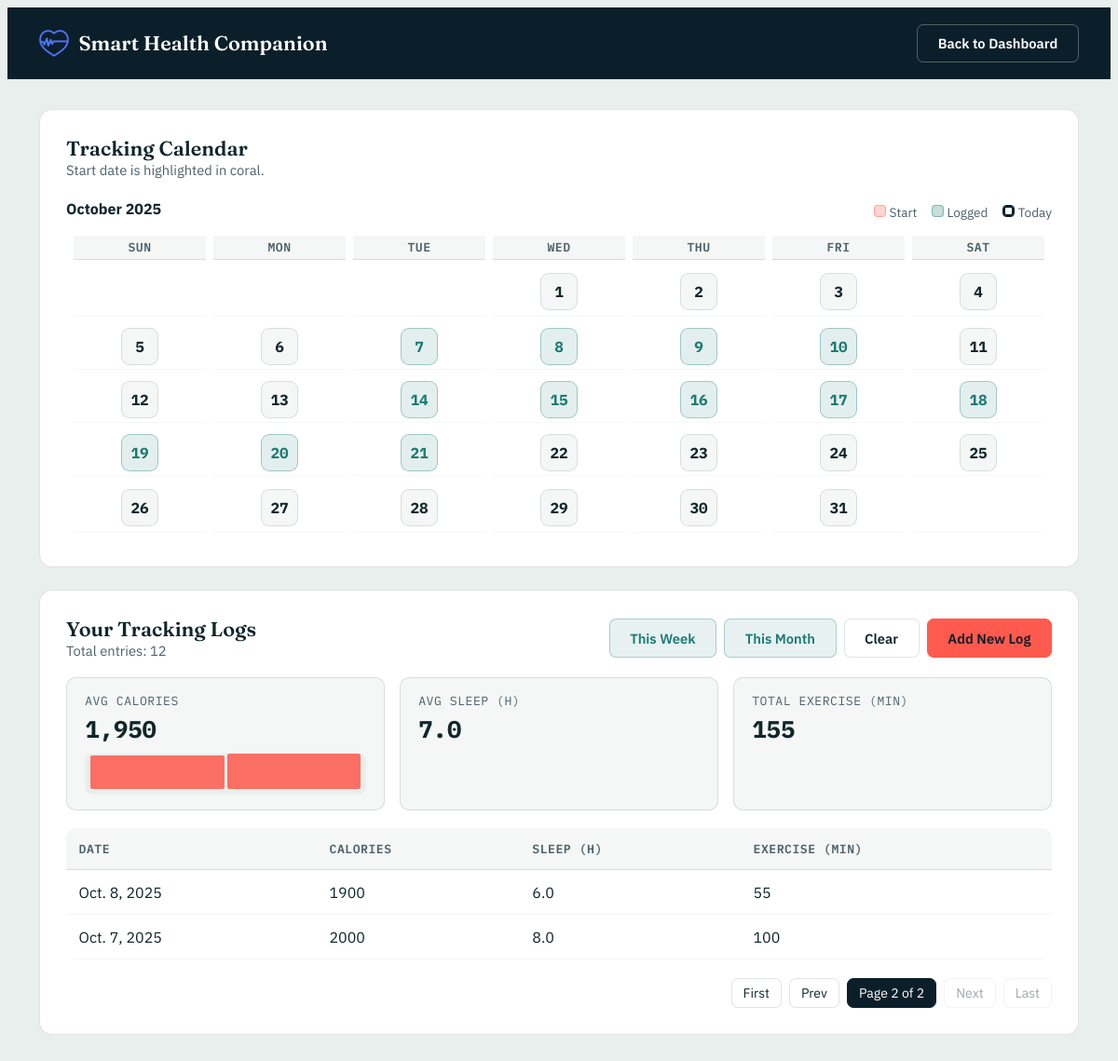
/logs/?page=2 (signed in), run on the app's committed database.
### mainapp/models.py (models this page shows, shortened)
class DailyLog(models.Model):
    user = models.ForeignKey(User, on_delete=models.CASCADE, related_name='daily_logs')
    date = models.DateField()
    calories = models.IntegerField(default=0)
    sleep_hours = models.DecimalField(max_digits=4, decimal_places=1, default=0)
    exercise_minutes = models.IntegerField(default=0)
    is_ai_estimated = models.BooleanField(default=False, help_text='Whether calories were estimated by AI food recognition')
    class Meta:
        ordering = ['-date']
        unique_together = ('user', 'date')

### mainapp/views.py (the view)
# urls.py: path("logs/", views.logs_view, name="logs"),
@login_required
def logs_view(request):
    logs_qs = DailyLog.objects.filter(user=request.user).order_by('-date')
    paginator = Paginator(logs_qs, 10)
    page_number = request.GET.get('page')
    page_obj = paginator.get_page(page_number)
    profile = getattr(request.user, 'profile', None)
    start_date = getattr(profile, 'start_tracking_date', None) if profile else None
    base_date = start_date or dt_date.today()
    cal = calendar.Calendar(firstweekday=6)  # 6 = Sunday
    month_days = cal.monthdayscalendar(base_date.year, base_date.month)
    logged_days_set = set(
        DailyLog.objects.filter(
            user=request.user,
            date__year=base_date.year,
            date__month=base_date.month,
        ).values_list('date__day', flat=True)
    )
    month_weeks = []
    today = dt_date.today()
    for week in month_days:
        week_cells = []
        for day in week:
            is_blank = day == 0
            is_today = (not is_blank and today.year == base_date.year and today.month == base_date.month and today.day == day)
            cell = {
                'num': day,
                'is_blank': is_blank,
                'is_start': bool(start_date and day == start_date.day and base_date.month == start_date.month and base_date.year == start_date.year),
                'is_logged': bool(day and (day in logged_days_set)),
                'is_today': is_today,
            }
            week_cells.append(cell)
        month_weeks.append(week_cells)
    month_name = calendar.month_name[base_date.month]
    return render(request, "mainapp/logs.html", {
        "page_obj": page_obj,
        "total_count": logs_qs.count(),
        "calendar_weeks": month_weeks,
        "calendar_month_name": month_name,
        "calendar_year": base_date.year,
    })

### mainapp/templates/mainapp/logs.html (shortened to what this page needs)
<!DOCTYPE html>
<html lang="en">
<head>
    {% load static %}
    <link href="{% static 'css/site.css' %}" rel="stylesheet">
</head>
<body>
    <header class="page-bar">
        <nav class="site-nav" style="max-width: 1180px; margin: 0 auto;">
            <a class="site-logo" href="{% url 'dashboard' %}"><img src="{% static 'heart logo.png' %}" alt="Logo">Smart Health Companion</a>
            <div>
                <a href="{% url 'dashboard' %}" class="btn btn-outline">Back to Dashboard</a>
            </div>
        </nav>
    </header>
    <main class="container">
        <div class="card" style="margin-bottom:1.5rem;">
            <div class="title-row">
                <div>
                    <div class="title">Tracking Calendar</div>
                    <div class="muted">Start date is highlighted in coral.</div>
                </div>
            </div>
            <div class="cal-wrap">
                <div style="min-width:360px;">
                    <div style="display:flex; align-items:center; justify-content:space-between; margin-bottom:.5rem;">
                        <div style="font-weight:700; font-family:'IBM Plex Sans',sans-serif;">{{ calendar_month_name }} {{ calendar_year }}</div>
                        <div class="cal-legend">
                            <span><span class="legend-chip start"></span> Start</span>
                            <span><span class="legend-chip logged"></span> Logged</span>
                            <span><span class="legend-chip today"></span> Today</span>
                        </div>
                    </div>
                    <table class="cal">
                        <thead>
                            <tr>
                                <th>Sun</th>
                                <th>Mon</th>
                                <th>Tue</th>
                                <th>Wed</th>
                                <th>Thu</th>
                                <th>Fri</th>
                                <th>Sat</th>
                            </tr>
                        </thead>
                        <tbody>
                            {% for week in calendar_weeks %}
                            <tr>
                                {% for d in week %}
                                <td style="text-align:center; padding:.25rem;">
                                    {% if d.is_blank %}
                                        <span style="display:inline-block; width:40px; height:40px;"></span>
                                    {% else %}
                                        <span class="cal-day {% if d.is_start %}cal-start{% endif %} {% if d.is_logged %}cal-logged{% endif %} {% if d.is_today %}cal-today{% endif %}">{{ d.num }}</span>
                                    {% endif %}
                                </td>
                                {% endfor %}
                            </tr>
                            {% endfor %}
                        </tbody>
                    </table>
                </div>
            </div>
        </div>
        <div class="card">
            <div class="title-row">
                <div>
                    <div class="title">Your Tracking Logs</div>
                    <div class="muted">Total entries: {{ total_count }}</div>
                </div>
                <div class="actions-row">
                    <button id="filterWeek" class="btn btn-soft">This Week</button>
                    <button id="filterMonth" class="btn btn-soft">This Month</button>
                    <button id="filterClear" class="btn btn-ghost">Clear</button>
                    <a href="{% url 'dashboard' %}" class="btn btn-primary">Add New Log</a>
                </div>
            </div>
            <div class="stats-grid" id="statsGrid" aria-hidden="true">
                <div class="stat">
                    <div class="stat-title">Avg Calories</div>
                    <div class="stat-value" id="avgCalories">—</div>
                    <div class="mini-chart" id="miniChart"></div>
                </div>
                <div class="stat">
                    <div class="stat-title">Avg Sleep (h)</div>
                    <div class="stat-value" id="avgSleep">—</div>
                </div>
                <div class="stat">
                    <div class="stat-title">Total Exercise (min)</div>
                    <div class="stat-value" id="totalExercise">—</div>
                </div>
            </div>
            <div class="table-wrap">
                <table>
                    <thead>
                        <tr>
                            <th>Date</th>
                            <th>Calories</th>
                            <th>Sleep (h)</th>
                            <th>Exercise (min)</th>
                        </tr>
                    </thead>
                    <tbody>
                        {% for log in page_obj.object_list %}
                        <tr data-date="{{ log.date|date:'Y-m-d' }}" data-calories="{{ log.calories }}" data-sleep="{{ log.sleep_hours }}" data-exercise="{{ log.exercise_minutes }}">
                            <td>{{ log.date }}</td>
                            <td>{{ log.calories }}</td>
                            <td>{{ log.sleep_hours }}</td>
                            <td>{{ log.exercise_minutes }}</td>
                        </tr>
                        {% empty %}
                        <tr>
                            <td colspan="4" class="muted">No logs yet. Use the dashboard to add your first entry.</td>
                        </tr>
                        {% endfor %}
                    </tbody>
                </table>
            </div>
            <div class="pagination">
                {% if page_obj.has_previous %}
                    <a class="page-btn" href="?page=1">First</a>
                    <a class="page-btn" href="?page={{ page_obj.previous_page_number }}">Prev</a>
                {% else %}
                    <span class="page-btn disabled">First</span>
                    <span class="page-btn disabled">Prev</span>
                {% endif %}
                <span class="page-btn active">Page {{ page_obj.number }} of {{ page_obj.paginator.num_pages }}</span>
                {% if page_obj.has_next %}
                    <a class="page-btn" href="?page={{ page_obj.next_page_number }}">Next</a>
                    <a class="page-btn" href="?page={{ page_obj.paginator.num_pages }}">Last</a>
                {% else %}
                    <span class="page-btn disabled">Next</span>
                    <span class="page-btn disabled">Last</span>
                {% endif %}
            </div>
        </div>
    </main>
</body>
</html>

### mainapp/static/css/site.css (style rules this page uses)
:root { --navy: #0B1F2A; --navy-2: #123241; --navy-3: #081620; --paper: #F4F7F5; --paper-2: #E9EFEC; --ink: #10262B; --ink-soft: #4C6169; --coral: #FF5A4E; --coral-dark: #E14336; --teal: #1B7A72; --line-on-dark: rgba(244, 247, 245, 0.14); --line-on-light: rgba(16, 38, 43, 0.12); }
* { box-sizing: border-box; }
body { font-family: 'IBM Plex Sans', -apple-system, BlinkMacSystemFont, sans-serif; color: var(--ink); background: var(--paper); }
a { color: inherit; }
.container { max-width: 1180px; margin: 0 auto; padding: 0 2rem; }
.site-nav { display: flex; justify-content: space-between; align-items: center; max-width: 1180px; margin: 0 auto; padding: 0 2rem; }
.site-logo { font-family: 'Fraunces', serif; font-size: 1.35rem; font-weight: 600; color: #fff; display: flex; align-items: center; gap: 0.65rem; text-decoration: none; }
.site-logo img { width: 32px; height: auto; }
.btn { padding: 0.65rem 1.35rem; border: 1.5px solid transparent; border-radius: 7px; font-family: 'IBM Plex Sans', sans-serif; font-weight: 600; font-size: 0.92rem; text-decoration: none; transition: all 0.25s ease; cursor: pointer; display: inline-flex; align-items: center; gap: 0.5rem; }
.btn-outline { background: transparent; border-color: rgba(244, 247, 245, 0.3); color: #fff; }
.btn-primary { background: var(--coral); color: #0B1F2A; border-color: var(--coral); }

### data on the page
DailyLog: date "Oct. 8, 2025", calories "1900", sleep_hours "6.0", exercise_minutes "55"
DailyLog: date "Oct. 7, 2025", calories "2000", sleep_hours "8.0", exercise_minutes "100"

### other printed values
{{ calendar_month_name }} "October"
{{ calendar_year }} "2025"
{{ d.num }} "1" "2" "3" "4" "5" "6" "7" "8" "9" "10" "11" "12" "13" "14" "15" "16" "17" "18" "19" "20" "21" "22" "23" "24" "25" "26" "27" "28" "29" "30" "31"
{{ total_count }} "12"
{{ page_obj.number }} "2"
{{ page_obj.paginator.num_pages }} "2"
